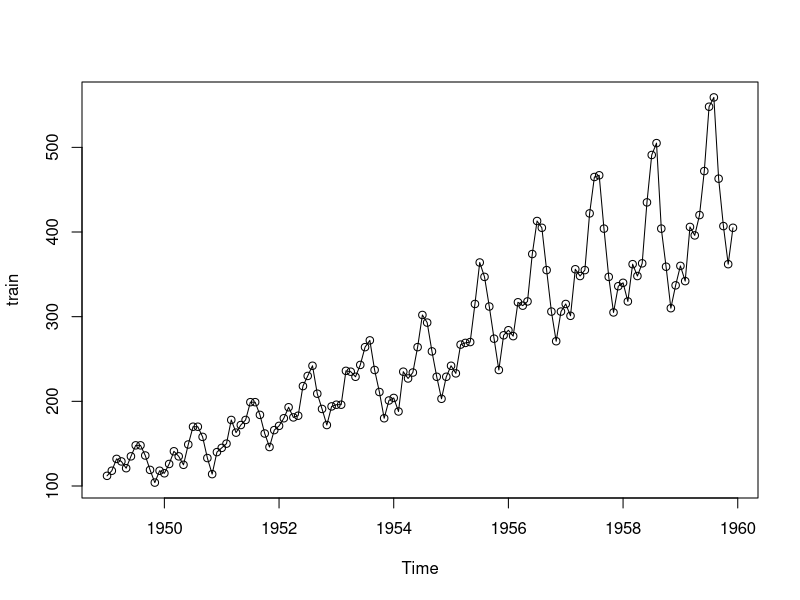
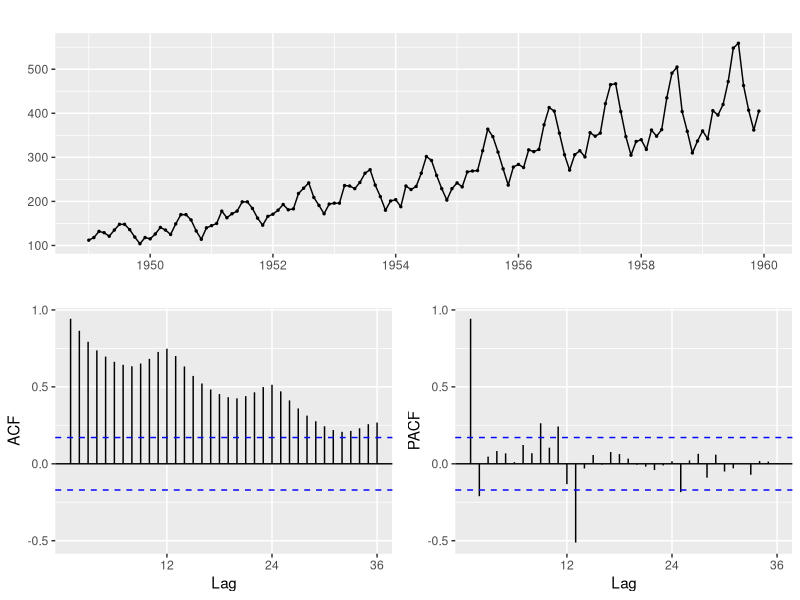
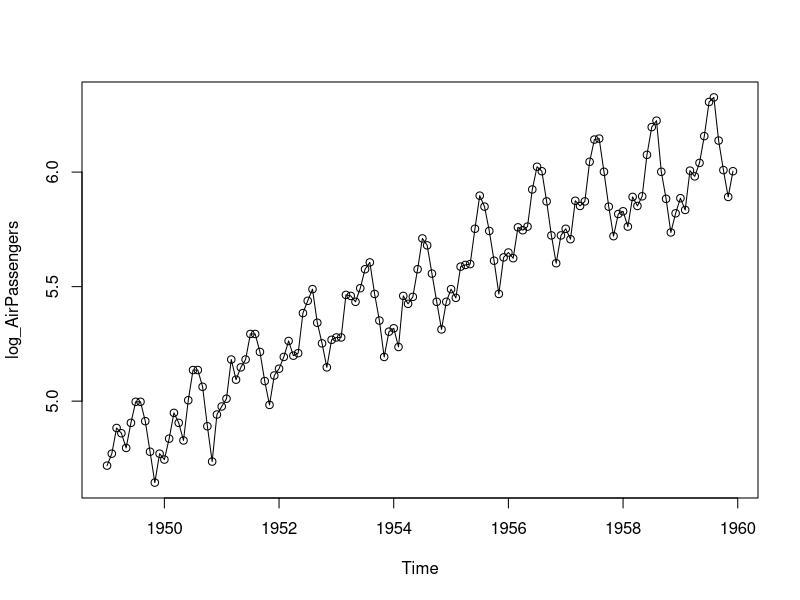
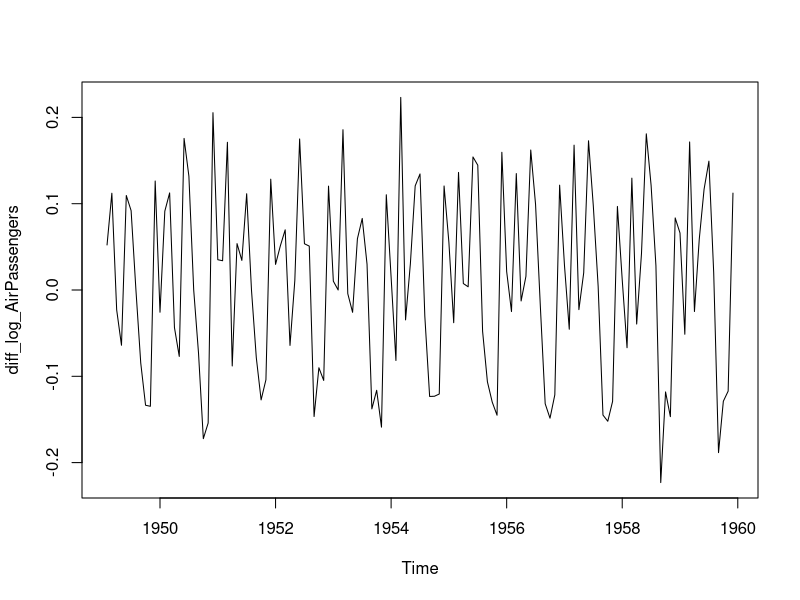
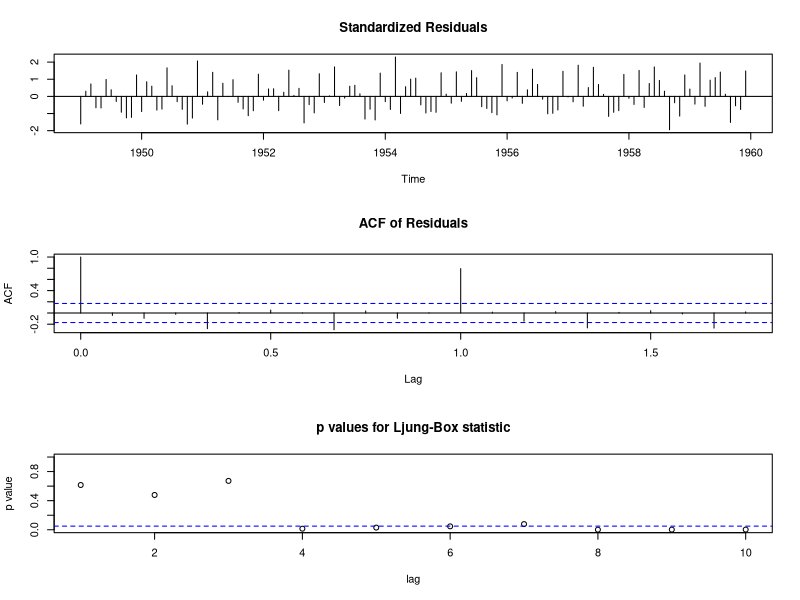
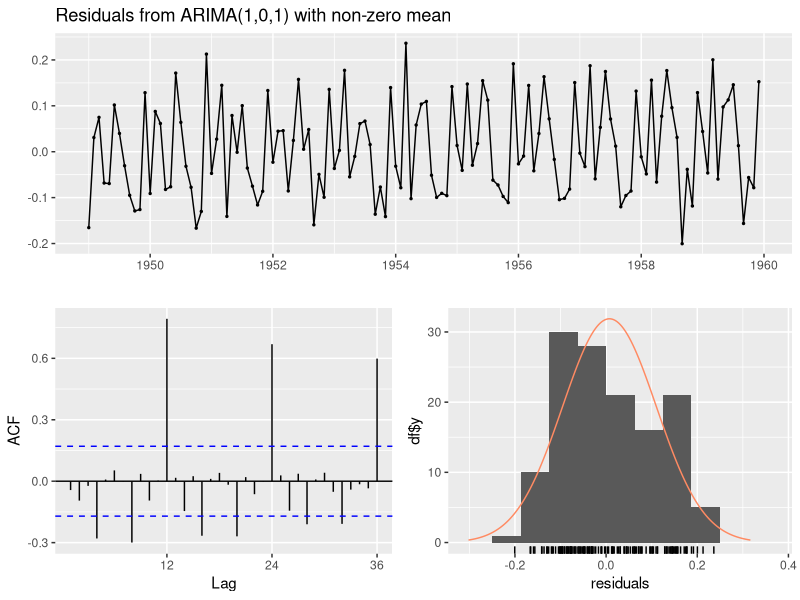
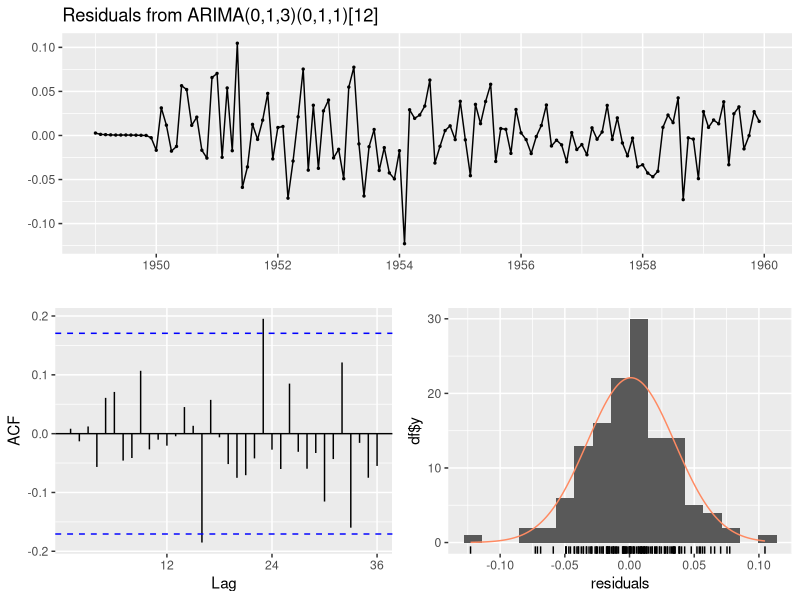
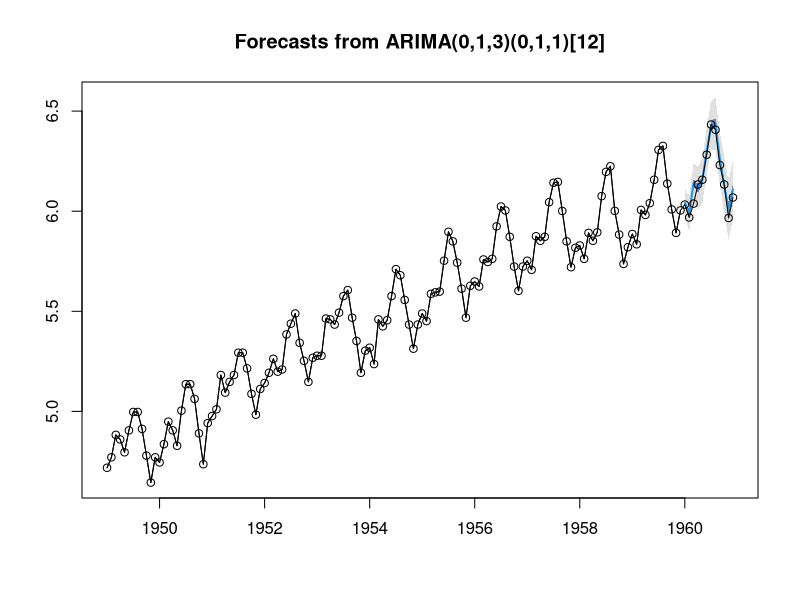

These charts were generated, in order, by the following R code:
## ---- chunk 1
AirPassengers
## ---- chunk 2
train <- window(AirPassengers, end=c(1959, 12))
## ---- chunk 3
plot(train,type="o")
## ---- chunk 4
library(forecast)
ggtsdisplay(train)
## ---- chunk 5
log_AirPassengers <- log(train)
plot(log_AirPassengers,type="o")
## ---- chunk 6
diff(log_AirPassengers,lag = 1)
## ---- chunk 7
diff_log_AirPassengers = diff(log_AirPassengers,lag=1)
plot(diff_log_AirPassengers)
## ---- chunk 8
model.0 <- arima(log_AirPassengers,order = c(1,0,1))
## ---- chunk 9
tsdiag(model.0)
## ---- chunk 10
model.1 <- auto.arima(
    log_AirPassengers,
    ic="aic",
    trace=T,
    stepwise=F,
    approximation=F,
    start.p=0,
    start.q=0,
    start.P=0,
    start.Q=0
)
## ---- chunk 11
checkresiduals(model.0)
checkresiduals(model.1)
## ---- chunk 12
library(tseries)
jarque.bera.test(resid(model.1))
## ---- chunk 13
plot(
forecast(model.1, level = c(30,95), h = 12),
#xlim=c(1959, 1961),
lwd=1
)
lines(log(AirPassengers),type="o")
